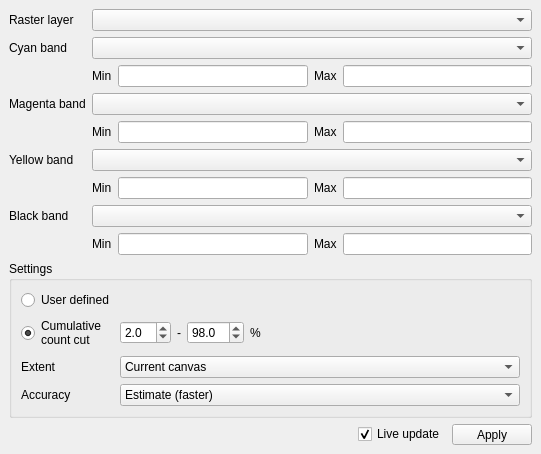
<?xml version="1.0" encoding="UTF-8"?>
<ui version="4.0">
 <class>MainWindow</class>
 <widget class="QMainWindow" name="MainWindow">
  <property name="geometry">
   <rect>
    <x>0</x>
    <y>0</y>
    <width>541</width>
    <height>438</height>
   </rect>
  </property>
  <property name="windowTitle">
   <string>CMYK Color Raster Rendering</string>
  </property>
  <widget class="QWidget" name="centralwidget">
   <layout class="QVBoxLayout" name="verticalLayout" stretch="0,0,0,0">
    <item>
     <layout class="QFormLayout" name="formLayout">
      <item row="0" column="0">
       <widget class="QLabel" name="label_4">
        <property name="sizePolicy">
         <sizepolicy hsizetype="Fixed" vsizetype="Preferred">
          <horstretch>0</horstretch>
          <verstretch>0</verstretch>
         </sizepolicy>
        </property>
        <property name="text">
         <string>Raster layer</string>
        </property>
       </widget>
      </item>
      <item row="0" column="1">
       <widget class="QgsMapLayerComboBox" name="mLayer">
        <property name="currentIndex">
         <number>-1</number>
        </property>
        <property name="allowEmptyLayer">
         <bool>true</bool>
        </property>
       </widget>
      </item>
      <item row="1" column="0">
       <widget class="QLabel" name="label">
        <property name="text">
         <string>Cyan band</string>
        </property>
       </widget>
      </item>
      <item row="1" column="1">
       <widget class="QgsRasterBandComboBox" name="mBand1"/>
      </item>
      <item row="2" column="1">
       <layout class="QHBoxLayout" name="horizontalLayout_3">
        <item>
         <widget class="QLabel" name="label_35">
          <property name="sizePolicy">
           <sizepolicy hsizetype="Fixed" vsizetype="Preferred">
            <horstretch>0</horstretch>
            <verstretch>0</verstretch>
           </sizepolicy>
          </property>
          <property name="text">
           <string>Min</string>
          </property>
         </widget>
        </item>
        <item>
         <widget class="QLineEdit" name="mMin1"/>
        </item>
        <item>
         <widget class="QLabel" name="label_36">
          <property name="sizePolicy">
           <sizepolicy hsizetype="Fixed" vsizetype="Preferred">
            <horstretch>0</horstretch>
            <verstretch>0</verstretch>
           </sizepolicy>
          </property>
          <property name="text">
           <string>Max</string>
          </property>
         </widget>
        </item>
        <item>
         <widget class="QLineEdit" name="mMax1"/>
        </item>
       </layout>
      </item>
      <item row="3" column="0">
       <widget class="QLabel" name="label_2">
        <property name="text">
         <string>Magenta band</string>
        </property>
       </widget>
      </item>
      <item row="3" column="1">
       <widget class="QgsRasterBandComboBox" name="mBand2"/>
      </item>
      <item row="4" column="1">
       <layout class="QHBoxLayout" name="horizontalLayout_4">
        <item>
         <widget class="QLabel" name="label_37">
          <property name="sizePolicy">
           <sizepolicy hsizetype="Fixed" vsizetype="Preferred">
            <horstretch>0</horstretch>
            <verstretch>0</verstretch>
           </sizepolicy>
          </property>
          <property name="text">
           <string>Min</string>
          </property>
         </widget>
        </item>
        <item>
         <widget class="QLineEdit" name="mMin2"/>
        </item>
        <item>
         <widget class="QLabel" name="label_38">
          <property name="sizePolicy">
           <sizepolicy hsizetype="Fixed" vsizetype="Preferred">
            <horstretch>0</horstretch>
            <verstretch>0</verstretch>
           </sizepolicy>
          </property>
          <property name="text">
           <string>Max</string>
          </property>
         </widget>
        </item>
        <item>
         <widget class="QLineEdit" name="mMax2"/>
        </item>
       </layout>
      </item>
      <item row="5" column="0">
       <widget class="QLabel" name="label_3">
        <property name="text">
         <string>Yellow band</string>
        </property>
       </widget>
      </item>
      <item row="5" column="1">
       <widget class="QgsRasterBandComboBox" name="mBand3"/>
      </item>
      <item row="6" column="1">
       <layout class="QHBoxLayout" name="horizontalLayout_5">
        <item>
         <widget class="QLabel" name="label_39">
          <property name="sizePolicy">
           <sizepolicy hsizetype="Fixed" vsizetype="Preferred">
            <horstretch>0</horstretch>
            <verstretch>0</verstretch>
           </sizepolicy>
          </property>
          <property name="text">
           <string>Min</string>
          </property>
         </widget>
        </item>
        <item>
         <widget class="QLineEdit" name="mMin3"/>
        </item>
        <item>
         <widget class="QLabel" name="label_40">
          <property name="sizePolicy">
           <sizepolicy hsizetype="Fixed" vsizetype="Preferred">
            <horstretch>0</horstretch>
            <verstretch>0</verstretch>
           </sizepolicy>
          </property>
          <property name="text">
           <string>Max</string>
          </property>
         </widget>
        </item>
        <item>
         <widget class="QLineEdit" name="mMax3"/>
        </item>
       </layout>
      </item>
      <item row="7" column="0">
       <widget class="QLabel" name="label_6">
        <property name="text">
         <string>Black band</string>
        </property>
       </widget>
      </item>
      <item row="7" column="1">
       <widget class="QgsRasterBandComboBox" name="mBand4"/>
      </item>
      <item row="8" column="1">
       <layout class="QHBoxLayout" name="horizontalLayout_7">
        <item>
         <widget class="QLabel" name="label_41">
          <property name="sizePolicy">
           <sizepolicy hsizetype="Fixed" vsizetype="Preferred">
            <horstretch>0</horstretch>
            <verstretch>0</verstretch>
           </sizepolicy>
          </property>
          <property name="text">
           <string>Min</string>
          </property>
         </widget>
        </item>
        <item>
         <widget class="QLineEdit" name="mMin4"/>
        </item>
        <item>
         <widget class="QLabel" name="label_42">
          <property name="sizePolicy">
           <sizepolicy hsizetype="Fixed" vsizetype="Preferred">
            <horstretch>0</horstretch>
            <verstretch>0</verstretch>
           </sizepolicy>
          </property>
          <property name="text">
           <string>Max</string>
          </property>
         </widget>
        </item>
        <item>
         <widget class="QLineEdit" name="mMax4">
          <property name="windowTitle">
           <string>CMYK Color Raster Rendering</string>
          </property>
         </widget>
        </item>
       </layout>
      </item>
     </layout>
    </item>
    <item>
     <widget class="QgsCollapsibleGroupBox" name="mGroupBox_2">
      <property name="title">
       <string>Settings</string>
      </property>
      <layout class="QVBoxLayout" name="verticalLayout_4">
       <item>
        <layout class="QFormLayout" name="formLayout_3">
         <item row="2" column="0">
          <widget class="QLabel" name="label_12">
           <property name="text">
            <string>Extent</string>
           </property>
          </widget>
         </item>
         <item row="2" column="1">
          <widget class="QComboBox" name="mExtent">
           <property name="currentIndex">
            <number>1</number>
           </property>
           <item>
            <property name="text">
             <string>Whole raster</string>
            </property>
           </item>
           <item>
            <property name="text">
             <string>Current canvas</string>
            </property>
           </item>
          </widget>
         </item>
         <item row="3" column="0">
          <widget class="QLabel" name="label_13">
           <property name="text">
            <string>Accuracy</string>
           </property>
          </widget>
         </item>
         <item row="3" column="1">
          <widget class="QComboBox" name="mAccuracy">
           <item>
            <property name="text">
             <string>Estimate (faster)</string>
            </property>
           </item>
           <item>
            <property name="text">
             <string>Actual (slower)</string>
            </property>
           </item>
          </widget>
         </item>
         <item row="1" column="1">
          <layout class="QHBoxLayout" name="horizontalLayout_6">
           <item>
            <widget class="QgsDoubleSpinBox" name="mP1">
             <property name="sizePolicy">
              <sizepolicy hsizetype="Preferred" vsizetype="Fixed">
               <horstretch>0</horstretch>
               <verstretch>0</verstretch>
              </sizepolicy>
             </property>
             <property name="decimals">
              <number>1</number>
             </property>
             <property name="maximum">
              <double>50.000000000000000</double>
             </property>
             <property name="value">
              <double>2.000000000000000</double>
             </property>
            </widget>
           </item>
           <item>
            <widget class="QLabel" name="label_10">
             <property name="sizePolicy">
              <sizepolicy hsizetype="Fixed" vsizetype="Preferred">
               <horstretch>0</horstretch>
               <verstretch>0</verstretch>
              </sizepolicy>
             </property>
             <property name="text">
              <string>-</string>
             </property>
            </widget>
           </item>
           <item>
            <widget class="QgsDoubleSpinBox" name="mP2">
             <property name="sizePolicy">
              <sizepolicy hsizetype="Preferred" vsizetype="Fixed">
               <horstretch>0</horstretch>
               <verstretch>0</verstretch>
              </sizepolicy>
             </property>
             <property name="decimals">
              <number>1</number>
             </property>
             <property name="minimum">
              <double>51.000000000000000</double>
             </property>
             <property name="value">
              <double>98.000000000000000</double>
             </property>
             <property name="clearValue">
              <bool>false</bool>
             </property>
            </widget>
           </item>
           <item>
            <widget class="QLabel" name="label_11">
             <property name="sizePolicy">
              <sizepolicy hsizetype="Fixed" vsizetype="Preferred">
               <horstretch>0</horstretch>
               <verstretch>0</verstretch>
              </sizepolicy>
             </property>
             <property name="text">
              <string>%</string>
             </property>
            </widget>
           </item>
           <item>
            <spacer name="horizontalSpacer_3">
             <property name="orientation">
              <enum>Qt::Horizontal</enum>
             </property>
             <property name="sizeHint" stdset="0">
              <size>
               <width>80</width>
               <height>20</height>
              </size>
             </property>
            </spacer>
           </item>
          </layout>
         </item>
         <item row="1" column="0">
          <widget class="QRadioButton" name="mMinMaxPercentile">
           <property name="text">
            <string>Cumulative
count cut</string>
           </property>
           <property name="checked">
            <bool>true</bool>
           </property>
          </widget>
         </item>
         <item row="0" column="0">
          <widget class="QRadioButton" name="mMinMaxUser">
           <property name="text">
            <string>User defined</string>
           </property>
          </widget>
         </item>
        </layout>
       </item>
      </layout>
     </widget>
    </item>
    <item>
     <spacer name="verticalSpacer">
      <property name="orientation">
       <enum>Qt::Vertical</enum>
      </property>
      <property name="sizeHint" stdset="0">
       <size>
        <width>20</width>
        <height>1</height>
       </size>
      </property>
     </spacer>
    </item>
    <item>
     <layout class="QHBoxLayout" name="horizontalLayout_2">
      <item>
       <spacer name="horizontalSpacer">
        <property name="orientation">
         <enum>Qt::Horizontal</enum>
        </property>
        <property name="sizeHint" stdset="0">
         <size>
          <width>40</width>
          <height>20</height>
         </size>
        </property>
       </spacer>
      </item>
      <item>
       <widget class="QCheckBox" name="mLiveUpdate">
        <property name="toolTip">
         <string>Whether to auto-apply styling.</string>
        </property>
        <property name="text">
         <string>Live update</string>
        </property>
        <property name="checked">
         <bool>true</bool>
        </property>
       </widget>
      </item>
      <item>
       <widget class="QToolButton" name="mApply">
        <property name="sizePolicy">
         <sizepolicy hsizetype="Fixed" vsizetype="Fixed">
          <horstretch>0</horstretch>
          <verstretch>0</verstretch>
         </sizepolicy>
        </property>
        <property name="minimumSize">
         <size>
          <width>80</width>
          <height>0</height>
         </size>
        </property>
        <property name="toolTip">
         <string>Apply style.</string>
        </property>
        <property name="text">
         <string>Apply</string>
        </property>
       </widget>
      </item>
     </layout>
    </item>
   </layout>
  </widget>
 </widget>
 <customwidgets>
  <customwidget>
   <class>QgsCollapsibleGroupBox</class>
   <extends>QGroupBox</extends>
   <header>qgscollapsiblegroupbox.h</header>
   <container>1</container>
  </customwidget>
  <customwidget>
   <class>QgsDoubleSpinBox</class>
   <extends>QDoubleSpinBox</extends>
   <header>qgsdoublespinbox.h</header>
  </customwidget>
  <customwidget>
   <class>QgsMapLayerComboBox</class>
   <extends>QComboBox</extends>
   <header>qgsmaplayercombobox.h</header>
  </customwidget>
  <customwidget>
   <class>QgsRasterBandComboBox</class>
   <extends>QComboBox</extends>
   <header>qgsrasterbandcombobox.h</header>
  </customwidget>
 </customwidgets>
 <resources/>
 <connections/>
</ui>
